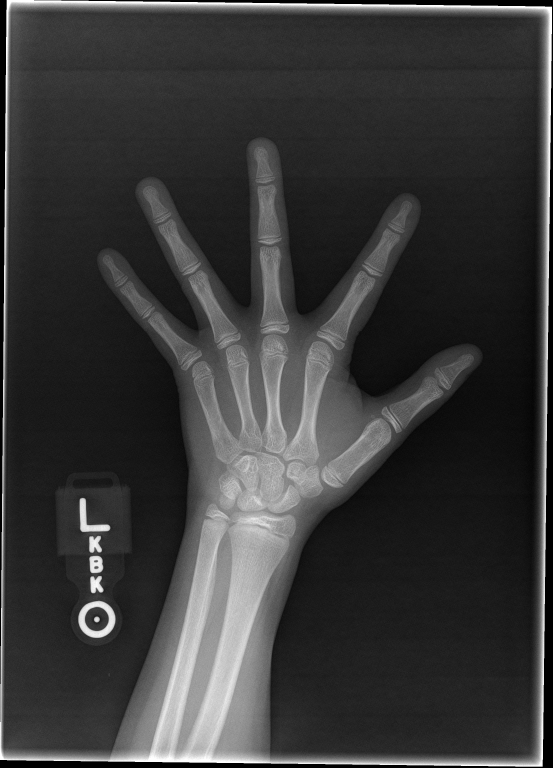
#> input picture data/validation/10032.png, 1659 x 2303 px (shown at 1/3 size); its folder holds only this picture in this run
$ jupyter execute --allow-errors FullPipeline.ipynb   (shell and % lines are left out)
#> lines starting #> are read from the running program, lines starting #| are printed output that depends on the picture
# Automate X-Ray Preprocessing Pipeline
In this notebook, we automate the x-ray preprocessing pipeline to take in the path to a directory containing x-ray images, and automatically preprocess and create an output folder with all processed versions of x-ray images in the original directory

Investigation and creation of pipeline is detailed in [Left Wrist X-Ray Pre-Processing Investigation](./Left%20Wrist%20X-Ray%20Image%20Pre-Processing%20Investigation.ipynb)

[cell 1]
# import libraries
import time

import tensorflow
import keras
import os
import glob
from skimage import io, transform, exposure
import skimage
import random
import numpy as np
import matplotlib.pyplot as plt
import warnings

from numpy import expand_dims
from keras.preprocessing.image import load_img
from keras.preprocessing.image import img_to_array
from keras.preprocessing.image import ImageDataGenerator

import cv2

import warnings

warnings.filterwarnings('ignore', 'FutureWarning')

[cell 2]
# path for folder containing test x-rays
dataset_path = 'data/validation/'

# adds paths of all files inside of dataset folder
# excludes other folders, directories
file_paths = [f for f in os.listdir(dataset_path) if os.path.isfile(os.path.join(dataset_path, f))]
file_paths = [dataset_path + f for f in  file_paths]

file_paths

[cell 3]
len(file_paths)

[cell 4]
# helper function
# returns array of longest length that holds contiguous values
def longestConseqSubArr(v):
    if not v: return []

    ans = 0
    count = 0
    start = 0
    end = 0
    output = []

    for i in range(0, len(v)):
        if (i > 0 and v[i] == v[i - 1] + 1):
            count = count + 1
            end = i
        else:
            start = i
            count = 1

        if (ans < count):
            ans = count
            x = start
            y = end

    return v[x:y+1]

[cell 5]
# helper function
# keeps aspect ratio while resizing to 256x256, adds black pixels to create square
def resize_image(img, size=(256,256)):

    h, w = img.shape[:2]
    c = img.shape[2] if len(img.shape)>2 else 1

    if h == w:
        return cv2.resize(img, size, cv2.INTER_AREA)

    dif = h if h > w else w

    interpolation = cv2.INTER_AREA if dif > (size[0]+size[1])//2 else cv2.INTER_CUBIC

    x_pos = (dif - w)//2
    y_pos = (dif - h)//2

    if len(img.shape) == 2:
        mask = np.zeros((dif, dif), dtype=img.dtype)
        mask[y_pos:y_pos+h, x_pos:x_pos+w] = img[:h, :w]
    else:
        mask = np.zeros((dif, dif, c), dtype=img.dtype)
        mask[y_pos:y_pos+h, x_pos:x_pos+w, :] = img[:h, :w, :]

    return cv2.resize(mask, size, interpolation)

[cell 6]
# Pre-Processing Pipeline
def preprocess_pipeline(file_paths, padding_thresh, image_thresh):

    # iterate through all images in directory
#> called with padding_thresh = 0, image_thresh = 0.33
    for file in file_paths:
        # extract name of file without extensions
        # EX: test/0001.png --> 0001
        fileNameOnly = file.split('/')[2].split('.')[0]

        # read in image using skimage
        try:
            image = io.imread(file)
#> image is the input picture: shape (2303, 1659); min 0, max 255, mean 56.8
        except ValueError:
            print(file + " was not compatible file type.")
            pass
        # equalize image using CLAHE normalization
        eq_img = exposure.equalize_adapthist( image )
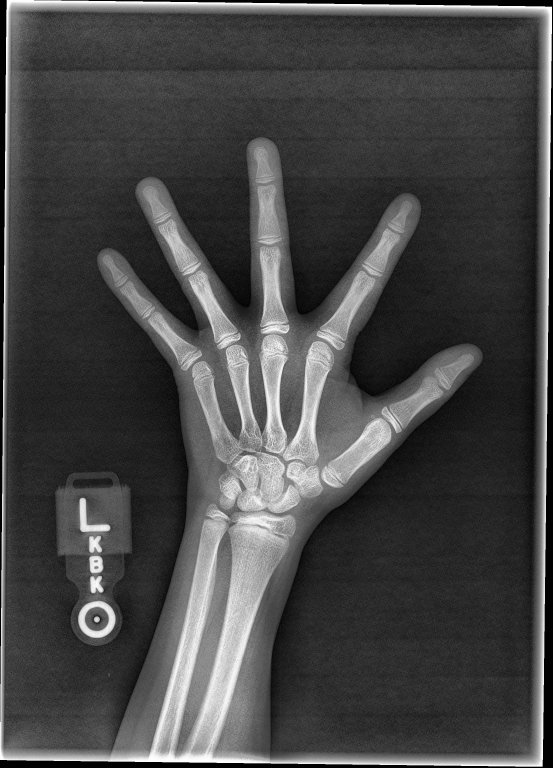
#> eq_img: shape (2303, 1659) float64 (shown at 1/3 size); min 0, max 1, mean 0.278

        # calculate cutoff value for insignficant value threshold
        cutoff = np.mean(eq_img[0]) + padding_thresh
#> cutoff = 0.0557

        for row in eq_img:
            if(np.mean(row) < cutoff):
                pass
            else:
                if(np.mean(row) > cutoff):
                    break
                else:
                    cutoff = np.mean(row) + padding_thresh
#> this loop made 2 passes
#> cutoff on pass 1: 0.0557

        # find rows / columns to remove
        # initialize two lists, one for top margin to be removed, one for all other values
        # indexes --> rows to be removed
        indexes = []
        indexes2 = []
        # indCol --> columns to be removed
        indCol = []
        indCol2 = []

        index = 0
        # iterate through all rows in image to find those that are below threshold
        for row in eq_img:
            if(np.mean(row) < cutoff):
                # if row before is also insignificant, add to indexes (creates continuous area)
                if (index - 1) in indexes:
                    indexes.append(index)
                # all other rows are added to indexes2
                else:
                    indexes2.append(index)

            index += 1
#> after the loop, index = 2303; indexes = []; indexes2 = [2299, 2300, 2301, 2302]

        index = 0
        # iterate through all columns in TRANSPOSED image to find those that are below threshold
        for column in eq_img.T:
            if(np.mean(column) < cutoff):
                if (index - 1) in indexes:
                    # if column before is also insignificant, add to indexes (creates continuous area)
                    indCol.append(index)
                else:
                    # all other columns are added to indexes2
                    indCol2.append(index)

            index += 1
#> after the loop, indCol = []; indCol2 = [0, 1655, 1656, 1657, 1658]; index = 1659

        # take remaining, not necessarily continuous rows / columns and find largest continuous area to remove
        # prevents lower light levels within significant x-ray from being removed
        # removes only the largest area at the top/left and the largest area at the bottom/right, more likely to catch insignificant data only
        indexes2 = longestConseqSubArr(indexes2)
#> the loop in longestConseqSubArr, `for i in range(0, len(v)):` made 4 passes
#> start on pass 1: 0
#> after the loop in longestConseqSubArr, `for i in range(0, len(v)):`: ans = 4; x = 0; y = 3
        indCol2 = longestConseqSubArr(indCol2)
#> the loop in longestConseqSubArr (call 2), `for i in range(0, len(v)):` made 5 passes
#> (start, count, x) on pass 1: (0, 1, 0)
#> indCol2 = [1655, 1656, 1657, 1658]

        # combines all rows to be deleted
        indexes += indexes2
#> indexes = [2299, 2300, 2301, 2302]
        # combines all columns to be deleted
        indCol += indCol2
#> indCol = [1655, 1656, 1657, 1658]

        # if more than 60% of image is being removed, keep original equalized image
        #    - serves purpose of preventing x-rays that are significant from top to bottom from being deleted
#         if (len(indexes) > (0.6 * image.shape[0])) or (len(indCol) > (0.6 * image.shape[1])):
        if ( (len(indexes) + len(indCol)) > (image_thresh*(image.shape[0] + image.shape[1])) ):
            cropped_img = eq_img
        else:
            # crop out rows and columns otherwise
            cropped_img = np.delete(eq_img, indexes, 0)
            cropped_img = np.delete(cropped_img, indCol, 1)
#> cropped_img: shape (2299, 1655) float64

        # convert to grayscale, normalize pixel values to [0,1] range, resize image to 256x256
        gray_img = skimage.color.rgb2gray(cropped_img)
        norm_img = (gray_img - np.min(gray_img))/(np.max(gray_img) - np.min(gray_img))
        resized_img = resize_image(norm_img)
#> in resize_image, `mask[y_pos:y_pos+h, x_pos:x_pos+w] = img[:h, :w]`:
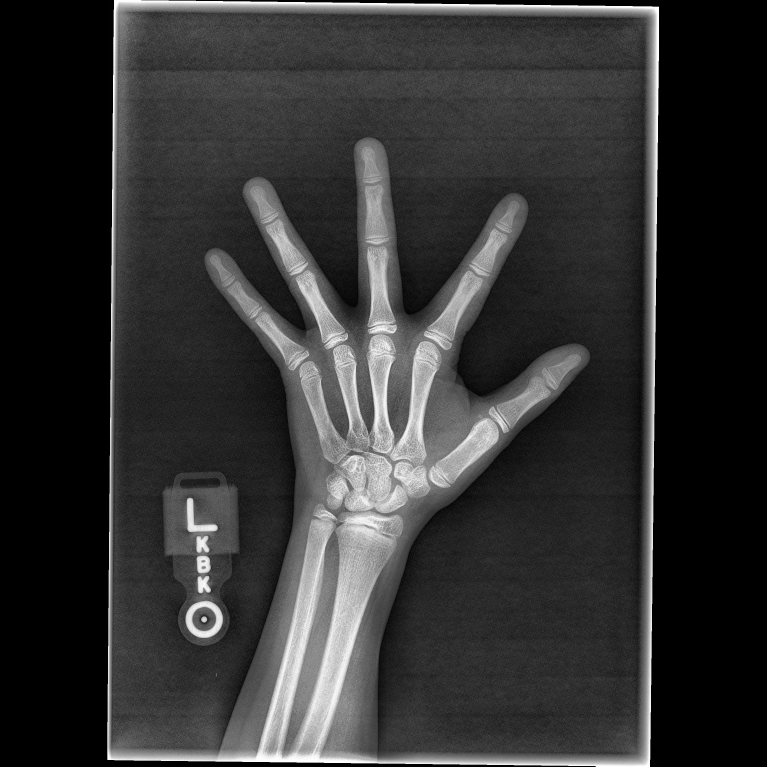
#> mask: shape (2299, 2299) float64 (shown at 1/3 size); min 0, max 1, mean 0.201
#> in resize_image, `return cv2.resize(mask, size, interpolation)`:
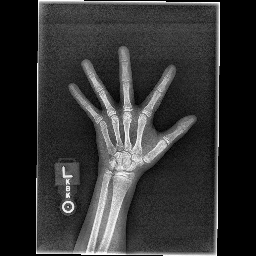
#> returned value: shape (256, 256) float64; min 0, max 1, mean 0.201
        # add channel dimension
        resized_img = transform.resize(resized_img, (256,256,1))

        # save image
        # EX File Name: test/0001.png
        # EX Saved File Name: output_test/0001_PROCESSED.png
        io.imsave('pipeline_outputs/' + dataset_path + fileNameOnly + '_PROCESSED.png', resized_img)

[cell 7]
# hyperparameters
padding_thresh = 0
image_thresh = 0.33

start = time.time()
#> (the rest of this cell did not finish here and is left out)

# Testing Cells

[cell 8]
file = 'test/1209.png'

split = file.split('/', 1)[1].split('.', 1)[0]

split

[cell 9]
lists = [2342, 23, 5234, 569, 29]
lists = [i for i in lists if i < 1000]

lists

[cell 10]
list1 = [1, 2]
list2 = []

x = [3, 4, 6, 8, 12, 13, 14, 15, 36]
for i in x:
    if i-1 in list1:
        list1.append(i)
    else:
        list2.append(i)

print(list1)
print(list2)

[cell 11]
print(longestConseqSubArr(list2))

$ run again, on data/validation/10752.png
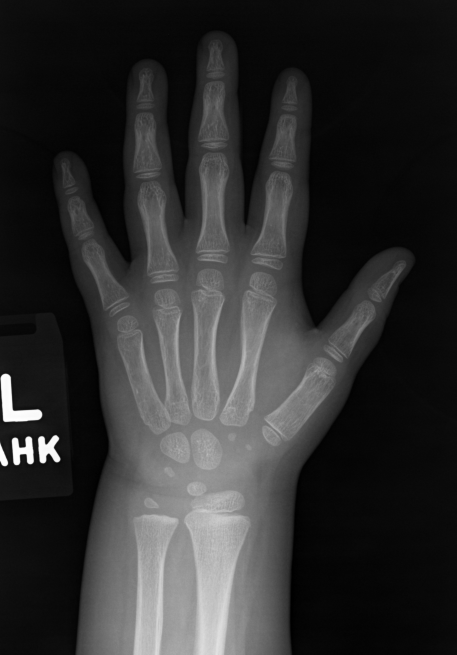
#> input picture data/validation/10752.png, 913 x 1309 px (shown at 1/2 size)
#> in preprocess_pipeline, image is the input picture: shape (1309, 913); min 0, max 255, mean 46.9
#> in preprocess_pipeline, `eq_img = exposure.equalize_adapthist( image )`:
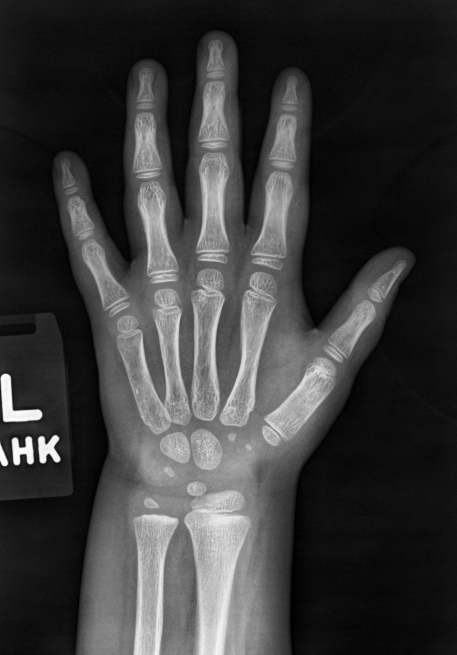
#> eq_img: shape (1309, 913) float64 (shown at 1/2 size); min 0, max 1, mean 0.233
#> in preprocess_pipeline, `cutoff = np.mean(eq_img[0]) + padding_thresh`: cutoff = 0.0842
#> the loop in preprocess_pipeline, `for row in eq_img:` made 123 passes
#> cutoff on pass 1: 0.0842
#> after the loop in preprocess_pipeline, `for row in eq_img:`: index = 1309; indexes = []; indexes2 = 121 values from 1 to 121
#> after the loop in preprocess_pipeline, `for column in eq_img.T:`: indCol = []; indCol2 = 150 values from 763 to 912; index = 913
#> the loop in longestConseqSubArr, `for i in range(0, len(v)):` made 121 passes
#> start on pass 1: 0
#> after the loop in longestConseqSubArr, `for i in range(0, len(v)):`: ans = 121; x = 0; y = 120
#> the loop in longestConseqSubArr (call 2), `for i in range(0, len(v)):` made 150 passes
#> in resize_image, `return cv2.resize(mask, size, interpolation)`:
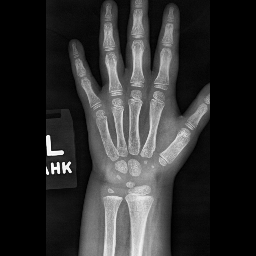
#> returned value: shape (256, 256) float64; min 0, max 1, mean 0.184

$ run again, on data/validation/10984.png
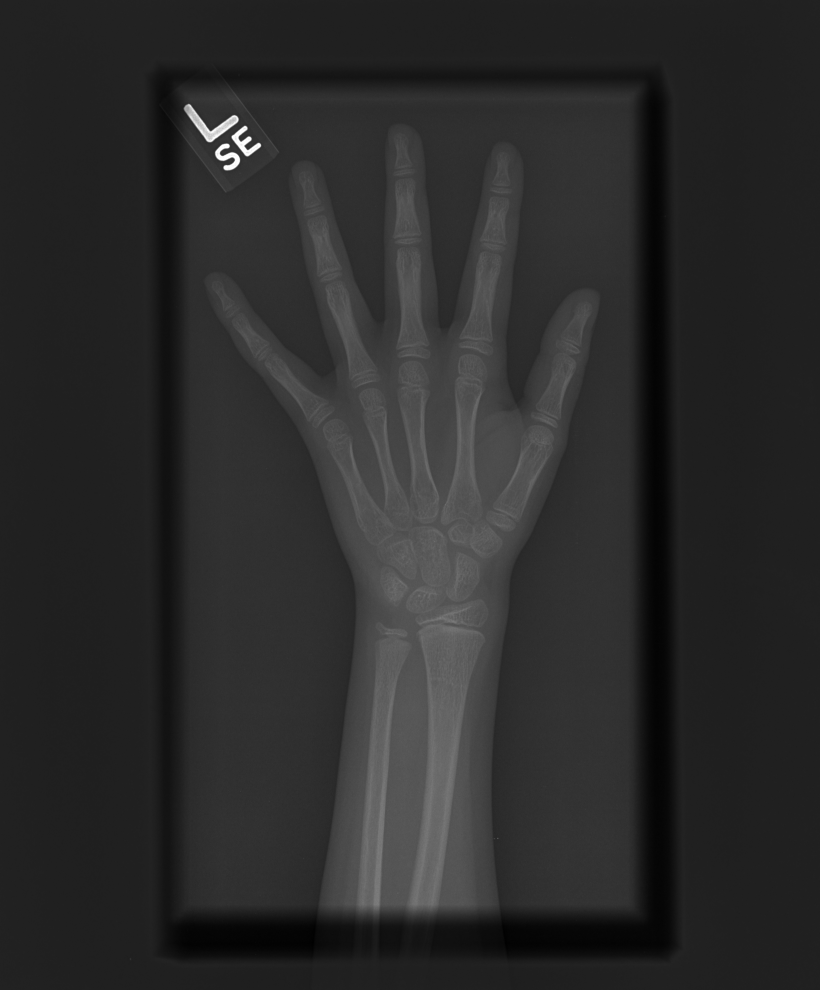
#> input picture data/validation/10984.png, 2460 x 2970 px (shown at 1/3 size)
#> in preprocess_pipeline, image is the input picture: shape (2970, 2460); min 0, max 255, mean 42.9
#> in preprocess_pipeline, `eq_img = exposure.equalize_adapthist( image )`:
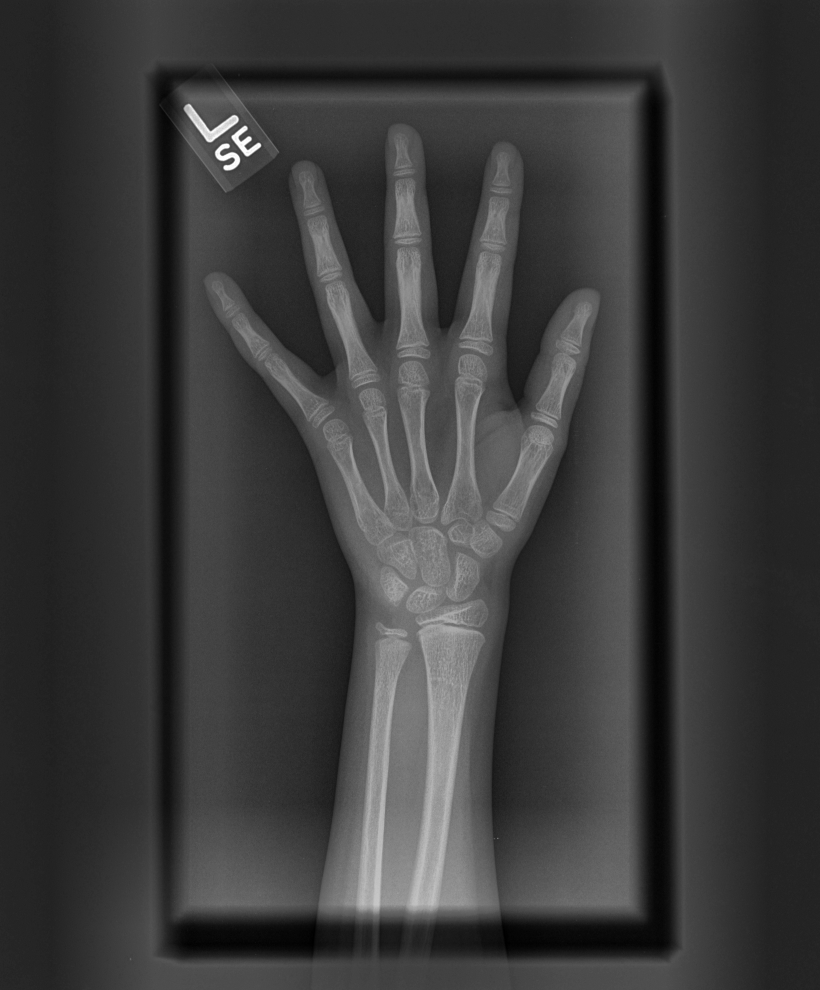
#> eq_img: shape (2970, 2460) float64 (shown at 1/3 size); min 0, max 1, mean 0.235
#> in preprocess_pipeline, `cutoff = np.mean(eq_img[0]) + padding_thresh`: cutoff = 0.203
#> the loop in preprocess_pipeline, `for row in eq_img:` made 268 passes
#> cutoff on pass 1: 0.203
#> after the loop in preprocess_pipeline, `for row in eq_img:`: index = 2970; indexes = []; indexes2 = 385 values from 1 to 2874
#> after the loop in preprocess_pipeline, `for column in eq_img.T:`: indCol = []; indCol2 = 833 values from 0 to 2459; index = 2460
#> the loop in longestConseqSubArr, `for i in range(0, len(v)):` made 385 passes
#> start on pass 1: 0
#> after the loop in longestConseqSubArr, `for i in range(0, len(v)):`: ans = 266; x = 0; y = 265
#> in preprocess_pipeline, `indexes2 = longestConseqSubArr(indexes2)`: indexes2 = 266 values from 1 to 266
#> the loop in longestConseqSubArr (call 2), `for i in range(0, len(v)):` made 833 passes
#> in resize_image, `return cv2.resize(mask, size, interpolation)`:
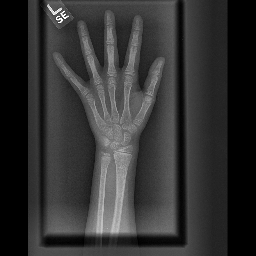
#> returned value: shape (256, 256) float64; min 0, max 1, mean 0.198

$ run again, on data/validation/11076.png
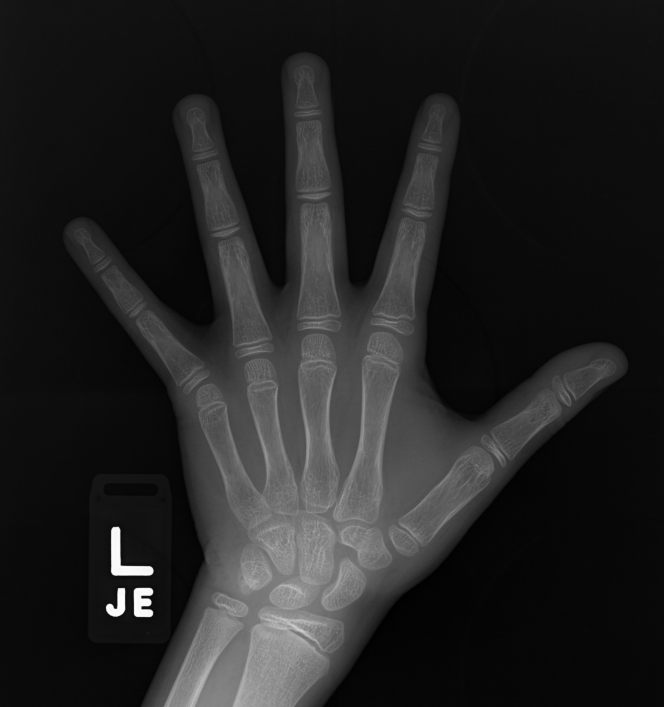
#> input picture data/validation/11076.png, 1328 x 1414 px (shown at 1/2 size)
#> in preprocess_pipeline, image is the input picture: shape (1414, 1328); min 0, max 255, mean 34.3
#> in preprocess_pipeline, `eq_img = exposure.equalize_adapthist( image )`:
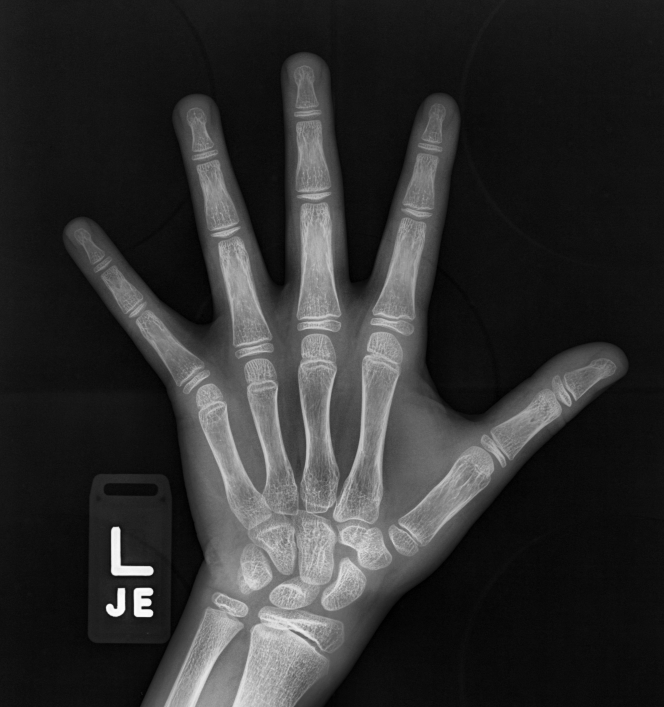
#> eq_img: shape (1414, 1328) float64 (shown at 1/2 size); min 0, max 1, mean 0.186
#> in preprocess_pipeline, `cutoff = np.mean(eq_img[0]) + padding_thresh`: cutoff = 0.101
#> the loop in preprocess_pipeline, `for row in eq_img:` made 201 passes
#> cutoff on pass 1: 0.101
#> after the loop in preprocess_pipeline, `for row in eq_img:`: index = 1414; indexes = []; indexes2 = 199 values from 1 to 199
#> after the loop in preprocess_pipeline, `for column in eq_img.T:`: indCol = []; indCol2 = 554 values from 0 to 1327; index = 1328
#> the loop in longestConseqSubArr, `for i in range(0, len(v)):` made 199 passes
#> start on pass 1: 0
#> after the loop in longestConseqSubArr, `for i in range(0, len(v)):`: ans = 199; x = 0; y = 198
#> the loop in longestConseqSubArr (call 2), `for i in range(0, len(v)):` made 554 passes
#> in resize_image, `return cv2.resize(mask, size, interpolation)`:
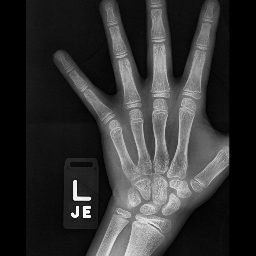
#> returned value: shape (256, 256) float64; min 0, max 1, mean 0.196
